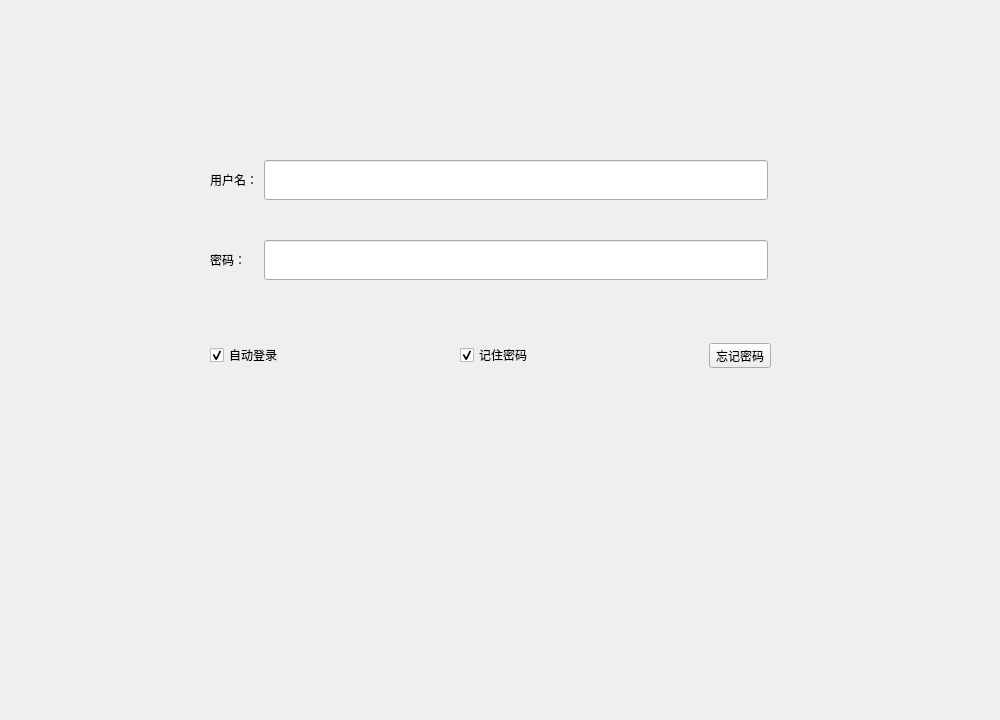
<?xml version="1.0" encoding="UTF-8"?>
<ui version="4.0">
 <class>login</class>
 <widget class="QWidget" name="login">
  <property name="geometry">
   <rect>
    <x>0</x>
    <y>0</y>
    <width>1000</width>
    <height>720</height>
   </rect>
  </property>
  <property name="minimumSize">
   <size>
    <width>0</width>
    <height>0</height>
   </size>
  </property>
  <property name="windowTitle">
   <string>Form</string>
  </property>
  <widget class="QWidget" name="widget_2" native="true">
   <property name="geometry">
    <rect>
     <x>9</x>
     <y>387</y>
     <width>18</width>
     <height>18</height>
    </rect>
   </property>
   <property name="sizePolicy">
    <sizepolicy hsizetype="Preferred" vsizetype="Fixed">
     <horstretch>0</horstretch>
     <verstretch>0</verstretch>
    </sizepolicy>
   </property>
   <layout class="QHBoxLayout" name="horizontalLayout"/>
  </widget>
  <widget class="QWidget" name="horizontalLayoutWidget">
   <property name="geometry">
    <rect>
     <x>210</x>
     <y>330</y>
     <width>561</width>
     <height>51</height>
    </rect>
   </property>
   <layout class="QHBoxLayout" name="horizontalLayout_2">
    <item>
     <widget class="QCheckBox" name="checkBox_2">
      <property name="text">
       <string>自动登录</string>
      </property>
      <property name="checkable">
       <bool>true</bool>
      </property>
      <property name="checked">
       <bool>true</bool>
      </property>
      <property name="autoRepeat">
       <bool>false</bool>
      </property>
      <property name="tristate">
       <bool>false</bool>
      </property>
     </widget>
    </item>
    <item>
     <widget class="QCheckBox" name="checkBox">
      <property name="text">
       <string>记住密码</string>
      </property>
      <property name="checked">
       <bool>true</bool>
      </property>
     </widget>
    </item>
    <item>
     <widget class="QToolButton" name="toolButton">
      <property name="text">
       <string>忘记密码</string>
      </property>
      <property name="toolButtonStyle">
       <enum>Qt::ToolButtonTextOnly</enum>
      </property>
     </widget>
    </item>
   </layout>
  </widget>
  <widget class="QWidget" name="gridLayoutWidget">
   <property name="geometry">
    <rect>
     <x>210</x>
     <y>120</y>
     <width>558</width>
     <height>200</height>
    </rect>
   </property>
   <layout class="QGridLayout" name="gridLayout_2">
    <property name="leftMargin">
     <number>0</number>
    </property>
    <property name="topMargin">
     <number>40</number>
    </property>
    <property name="bottomMargin">
     <number>40</number>
    </property>
    <property name="verticalSpacing">
     <number>40</number>
    </property>
    <item row="0" column="0">
     <widget class="QLabel" name="label">
      <property name="text">
       <string>用户名：</string>
      </property>
     </widget>
    </item>
    <item row="2" column="0">
     <widget class="QLabel" name="label_2">
      <property name="text">
       <string>密码：</string>
      </property>
     </widget>
    </item>
    <item row="2" column="1">
     <widget class="QLineEdit" name="lineEdit_2">
      <property name="minimumSize">
       <size>
        <width>0</width>
        <height>40</height>
       </size>
      </property>
      <property name="echoMode">
       <enum>QLineEdit::Password</enum>
      </property>
     </widget>
    </item>
    <item row="0" column="1">
     <widget class="QLineEdit" name="lineEdit">
      <property name="minimumSize">
       <size>
        <width>400</width>
        <height>40</height>
       </size>
      </property>
     </widget>
    </item>
   </layout>
  </widget>
 </widget>
 <resources/>
 <connections/>
</ui>
